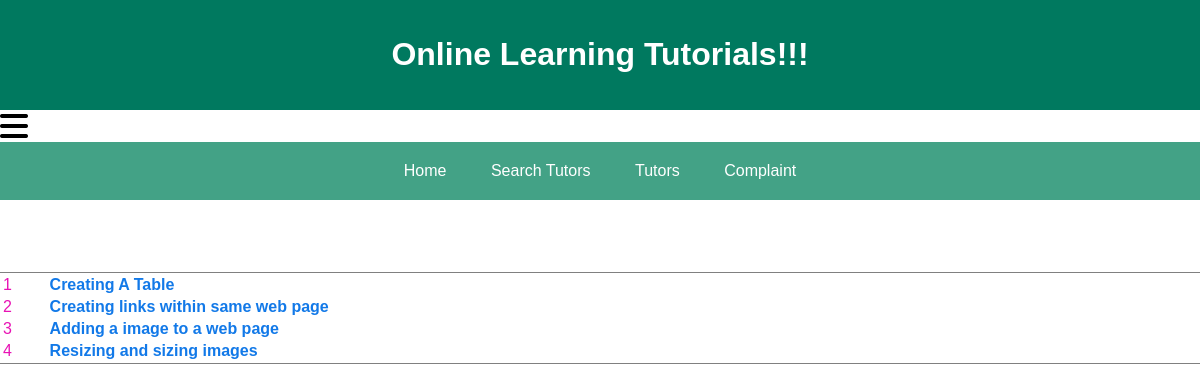
Page /ShowLectures.php?id=10 on the committed database.
### tables this page shows
CREATE TABLE IF NOT EXISTS `VideoLinks` (
  `Id` int(10) NOT NULL,
  `Username` varchar(40) NOT NULL,
  `Course` varchar(40) NOT NULL,
  `VideoName` varchar(50) NOT NULL,
  `VideoLink` varchar(400) NOT NULL
);

### ShowLectures.php (the view, shortened to what this page needs)
<!DOCTYPE html>
<html>
 <head>
  <link rel="stylesheet" type="text/css" href="style.css">
  <link rel="stylesheet" type="text/css" href="font-awesome.min.css">
 </head>
 <body>
	  <header>
	   <h1> Online Learning Tutorials!!! </h1>
	  </header>
	  <nav>
	   <div>
		<i class="fa fa-bars fa-2x"></i>
	   </div>
	   <ul>
		<li><a href="Member_Load.php">Home</a></li>
		<li><a href="Search_Tutors.php">Search Tutors</a></li>
		<li><a href="test.php">Tutors</a></li>
		<li><a href="#">Complaint</a></li>
	   </ul>
	  </nav>
	  <div>
		<?php
		 include 'Db.php';
		 if(isset($_GET['id']))
		 {
			 $TutorId=$_GET['id'];
			 if(!empty($TutorId))
			 {
				$query="SELECT * FROM `AddTutors` WHERE Id='$TutorId'";
				$query_result=mysqli_query($conn,$query);
				while($rows=mysqli_fetch_assoc($query_result))
				{
					$count=0;
					$Course=$rows['Course'];
					$Instructor_Username=$rows['Username'];
					$query1="SELECT * FROM `VideoLinks` WHERE Username='$Instructor_Username' and Course='$Course'";
					$query_result1=mysqli_query($conn,$query1);
					echo '<table frame="hsides" width="100%">';
					while($rows1=mysqli_fetch_assoc($query_result1))
					{
						$VideoName=$rows1['VideoName'];
						$VideoId=$rows1['Id'];
						echo '<tr><td style="color:#e812b4;">'.++$count.'</td><td><a href="Watch.php?id='.$VideoId.'" style="text-decoration:none;"><b style="color:#1279e8;">'.$VideoName.'</b></a></td></tr>';
						echo '<br>';
					}
					echo '</table>';
				}
			 }
		 }
		?>
	  </div>
 </body>
</html>

### style.css (style rules this page uses)
body { margin:0; padding:0; font-family: sans-serif; }
header { background: #00795f; width: 100%; padding: 15px 0; color: #fff; text-align: center; }
nav ul { background-color:#43a286; overflow: hidden; color:#fff; padding: 0; text-align: center; margin:0; }
nav ul li { display: inline-block; padding: 20px; }
nav ul li a { text-decoration:none; color:inherit; }

### rows in the picture
videolinks: VideoName "Creating A Table"
videolinks: VideoName "Creating links within same web page"
videolinks: VideoName "Adding a image to a web page"
videolinks: VideoName "Resizing and sizing images"
